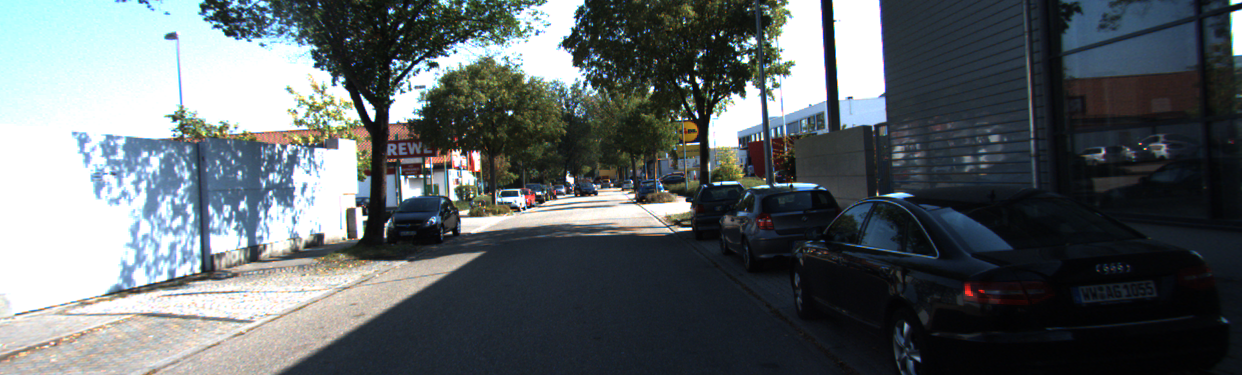
#> input picture L01.png, 1242 x 375 px, given in place of R02.png, which was not available
$ jupyter execute --allow-errors 'Epipolar geometry_SIFT method.ipynb'   (older library calls are emulated)   (text cells are left out)
#> lines starting #> are read from the running program, lines starting #| are printed output that depends on the picture; pictures that were not available may be replaced by others from this repository, and a replacement may not be noted
[cell 1]
## Import of numpy, matplotlib, and opencv libraries.
import numpy as np
import matplotlib.pyplot as plt
import cv2

[cell 2]
## Read our 2 images, convert them into grayscale and display them
imgO1 = cv2.imread('R02.png')
#> imgO1 is the input picture: shape (375, 1242, 3); mean B, G, R 104, 101.3, 94.1
imgO2 = cv2.imread('L01.png')

img1 = cv2.cvtColor(imgO1, cv2.COLOR_RGB2GRAY)
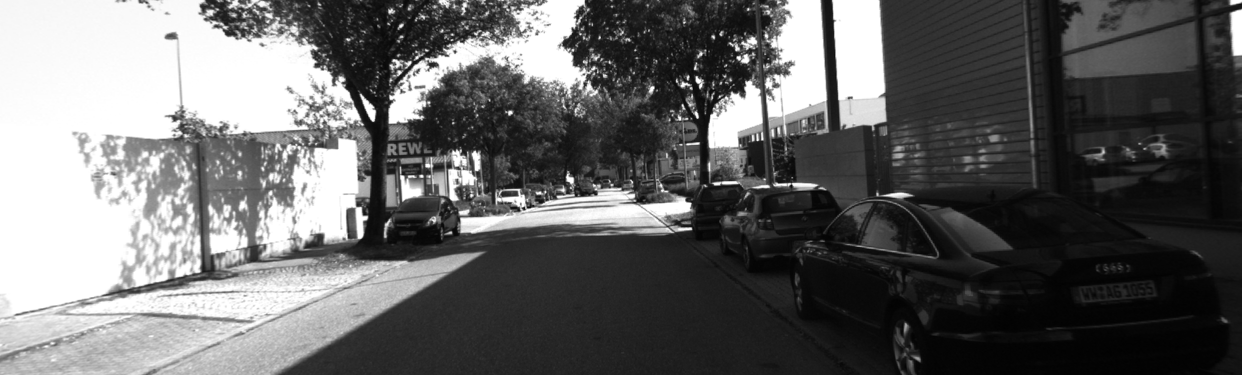
#> img1: shape (375, 1242); min 1, max 255, mean 101.3
img2 = cv2.cvtColor(imgO2, cv2.COLOR_RGB2GRAY)

plt.figure(figsize=(20, 7))
plt.subplot(2, 2, 1)
plt.imshow(imgO1), plt.title('R02 image')
plt.subplot(2, 2, 2)
plt.imshow(imgO2), plt.title('L01 image')
plt.subplot(2, 2, 3)
plt.imshow(img1,'gray'), plt.title('R02 gray image')
plt.subplot(2, 2, 4)
plt.imshow(img2,'gray'), plt.title('L01 gray image')
plt.show()
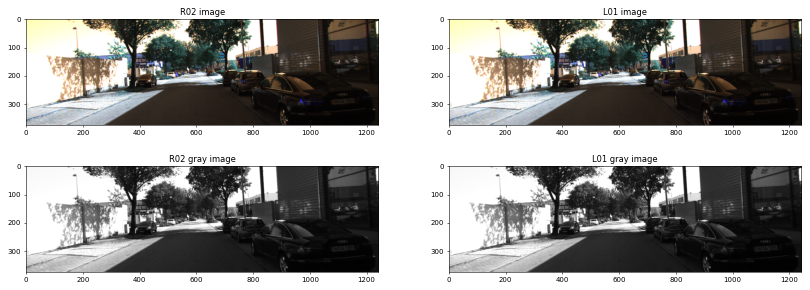
#> figure drawn by matplotlib, 4 panels; B, G, R data is drawn as R, G, B

[cell 3]
## Detection of homologous points between our two gray images with the SIFT method
# Create a SIFT feature extractor
sift = cv2.xfeatures2d.SIFT_create()
# detection of the characteristics of the 2 images
keypoints1, descriptors1 = sift.detectAndCompute(img1, None)
#> keypoints1 = 3257 keypoints; strongest (x, y, size): (510, 113, 3.2), (570, 179, 5), (401, 26, 2.9), (713, 37, 2.5)
keypoints2, descriptors2 = sift.detectAndCompute(img2, None)
#> keypoints2 has the same summary as keypoints1

# Creation of a feature matcher
bf = cv2.BFMatcher(cv2.NORM_L1, crossCheck=True) # NORM_L1 is the preferred choice for SIFT
# Match the descriptors of the two images
matches = bf.match(descriptors1,descriptors2)
#> matches = 3257 matches

[cell 4]
## Display of the image pair and the homologous points found in the previous step

# Sort matches by distance
matches = sorted(matches, key = lambda x:x.distance)
#  draw the first 100 matches
matched_img = cv2.drawMatches(img1, keypoints1, img2, keypoints2, matches[0:100], None, flags=2)
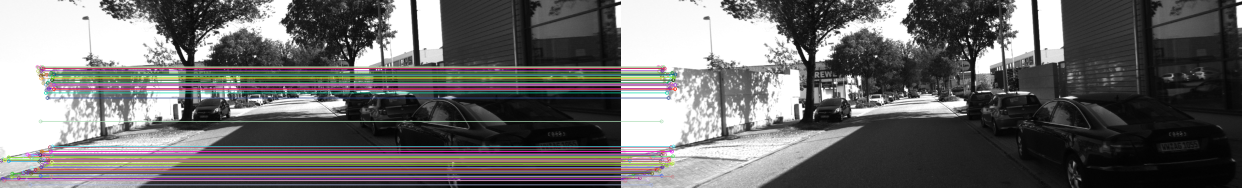
#> matched_img: shape (375, 2484, 3) (shown at 1/2 size); mean of channels 0, 1, 2 106.2, 106, 107.8; drawn as B, G, R

# Display
plt.figure(figsize=(20, 5))
plt.imshow(matched_img)
plt.title('The image pair and the homologous points with SIFT')

[cell 5]
## Calculation of the Fundamental matrix with the 8-point method and RANSAC
points1 = np.zeros((len(matches), 2), dtype=np.float32)
#> points1 = 3257 pairs, first value 0 to 0, second value 0 to 0
points2 = np.zeros((len(matches), 2), dtype=np.float32)
#> points2 has the same summary as points1

for i, match in enumerate(matches):
    points1[i, :] = keypoints1[match.queryIdx].pt
    points2[i, :] = keypoints2[match.trainIdx].pt
#> after the loop, points1 = 3257 pairs, first value 2.69 to 1224.5, second value 2.4 to 371; points2 has the same summary as points1

# Find the matrix Fundamental (h) and the coordinates of the homologous points Inliers and Outliers (mask)
#> (the rest of this cell did not finish here and is left out)
